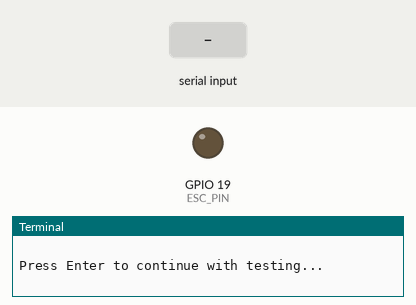
Simulated run of this program. Board: Raspberry Pi (BCM pin numbers). On the bench: output pins drawn as LEDs (lit = HIGH), the last lines printed to the terminal. The inputs (shaded band) are chosen by the test bench.

Above: at 1.2 s.
1.3 s: "exit" typed at the terminal, then Enter
2.8 s: "5" typed at the terminal, then Enter
At 3.3 s:
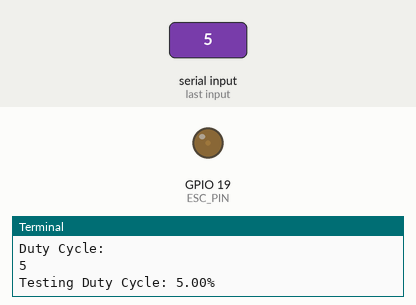
4.3 s: "90" typed at the terminal, then Enter
At 5.7 s:
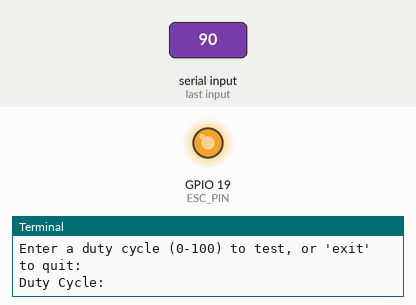
Timing chart, 0 to 7.3 s (numbered marks = the images above; inputs shaded):
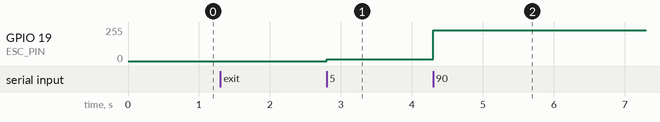

Measured:
- after the input at 2.8 s, GPIO 19 (ESC_PIN): 0/255 → 13/255 at once
- after the input at 4.3 s, GPIO 19 (ESC_PIN): 13/255 → 230/255 at once

The program:

findPwmEsc.py
```python
import RPi.GPIO as GPIO
import time

# GPIO Pin Configuration
ESC_PIN = 19  # Change this to the correct GPIO pin

# ESC PWM Configuration
FREQ = 100  # Standard 50Hz PWM frequency for ESCs

# Setup GPIO
GPIO.setmode(GPIO.BCM)
GPIO.setup(ESC_PIN, GPIO.OUT)

# Initialize PWM
pwm = GPIO.PWM(ESC_PIN, FREQ)
pwm.start(0)

# Function to test duty cycle
def set_duty_cycle(duty_cycle):
    """Set a specific duty cycle for testing ESC throttle."""
    pwm.ChangeDutyCycle(duty_cycle)
    print(f"Testing Duty Cycle: {duty_cycle:.2f}%")
    time.sleep(1)

try:
    print("ESC Calibration Process")
    print("1. Disconnect power from the ESC.")
    print("2. Enter the highest throttle (e.g., 10-12% duty cycle).")
    print("3. Power up the ESC while running the script at max throttle.")
    print("4. Wait for beeps, then enter the lowest throttle (e.g., 5%).")

    input("\nPress Enter to continue with testing...")

    while True:
        print("\nEnter a duty cycle (0-100) to test, or 'exit' to quit:")
        user_input = input("Duty Cycle: ")

        if user_input.lower() == "exit":
            break

        try:
            duty_cycle = float(user_input)
            if 0 <= duty_cycle <= 100:
                set_duty_cycle(duty_cycle)
            else:
                print("Invalid input! Enter a value between 0 and 100.")
        except ValueError:
            print("Invalid input! Please enter a number.")

except KeyboardInterrupt:
    print("\nExiting...")

finally:
    pwm.stop()
    GPIO.cleanup()
```
